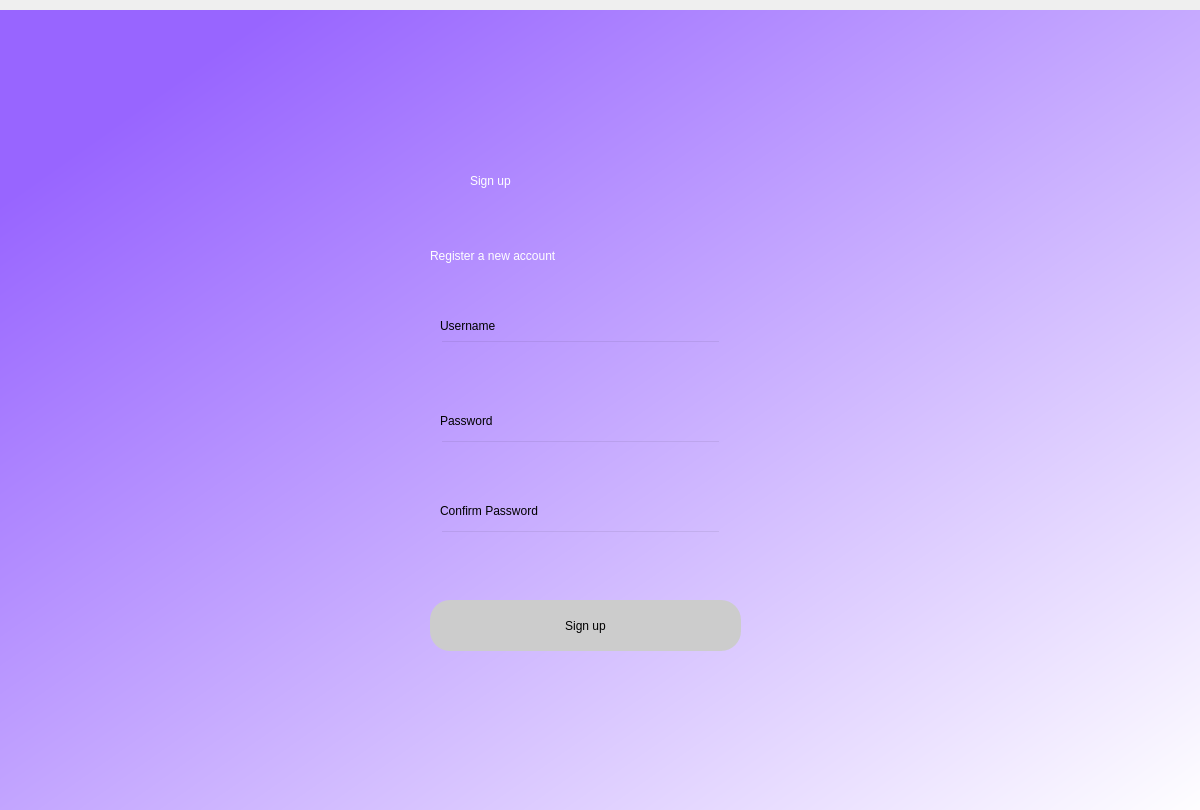
<?xml version="1.0" encoding="UTF-8"?>
<ui version="4.0">
 <class>Dialog</class>
 <widget class="QDialog" name="Dialog">
  <property name="geometry">
   <rect>
    <x>0</x>
    <y>0</y>
    <width>1200</width>
    <height>810</height>
   </rect>
  </property>
  <property name="windowTitle">
   <string>Dialog</string>
  </property>
  <widget class="QWidget" name="bgwidget" native="true">
   <property name="geometry">
    <rect>
     <x>0</x>
     <y>10</y>
     <width>1200</width>
     <height>811</height>
    </rect>
   </property>
   <property name="styleSheet">
    <string notr="true">QWidget#bgwidget{
background-color:qlineargradient(spread:pad, x1:0.093, y1:0.141636, x2:0.995, y2:1, stop:0 rgba(152, 101, 255, 255), stop:1 rgba(255, 255, 255, 255));}</string>
   </property>
   <widget class="QLabel" name="label">
    <property name="geometry">
     <rect>
      <x>470</x>
      <y>120</y>
      <width>211</width>
      <height>101</height>
     </rect>
    </property>
    <property name="styleSheet">
     <string notr="true">font: 36pt &quot;MS Shell Dlg 2&quot;; color:rgb(255, 255, 255)</string>
    </property>
    <property name="text">
     <string>Sign up</string>
    </property>
   </widget>
   <widget class="QLabel" name="label_2">
    <property name="geometry">
     <rect>
      <x>430</x>
      <y>220</y>
      <width>291</width>
      <height>51</height>
     </rect>
    </property>
    <property name="styleSheet">
     <string notr="true">font: 16pt &quot;MS Shell Dlg 2&quot;;color:rgb(255, 255, 255)</string>
    </property>
    <property name="text">
     <string>Register a new account</string>
    </property>
   </widget>
   <widget class="QPushButton" name="signup">
    <property name="geometry">
     <rect>
      <x>430</x>
      <y>590</y>
      <width>311</width>
      <height>51</height>
     </rect>
    </property>
    <property name="styleSheet">
     <string notr="true">border-radius:20px;
background-color: rgb(204, 204, 204);
font: 14pt &quot;MS Shell Dlg 2&quot;;

</string>
    </property>
    <property name="text">
     <string>Sign up</string>
    </property>
   </widget>
   <widget class="QLineEdit" name="emailfield">
    <property name="geometry">
     <rect>
      <x>440</x>
      <y>330</y>
      <width>281</width>
      <height>41</height>
     </rect>
    </property>
    <property name="styleSheet">
     <string notr="true">background-color:rgba(0,0,0,0);
font: 12pt &quot;MS Shell Dlg 2&quot;;</string>
    </property>
   </widget>
   <widget class="QLineEdit" name="passwordfield">
    <property name="geometry">
     <rect>
      <x>440</x>
      <y>430</y>
      <width>281</width>
      <height>41</height>
     </rect>
    </property>
    <property name="styleSheet">
     <string notr="true">background-color:rgba(0,0,0,0);
font: 12pt &quot;MS Shell Dlg 2&quot;;</string>
    </property>
   </widget>
   <widget class="QLabel" name="label_3">
    <property name="geometry">
     <rect>
      <x>440</x>
      <y>300</y>
      <width>101</width>
      <height>31</height>
     </rect>
    </property>
    <property name="styleSheet">
     <string notr="true">font: 10pt &quot;MS Shell Dlg 2&quot;;</string>
    </property>
    <property name="text">
     <string>Username</string>
    </property>
   </widget>
   <widget class="QLabel" name="label_4">
    <property name="geometry">
     <rect>
      <x>440</x>
      <y>400</y>
      <width>101</width>
      <height>21</height>
     </rect>
    </property>
    <property name="styleSheet">
     <string notr="true">font: 10pt &quot;MS Shell Dlg 2&quot;;</string>
    </property>
    <property name="text">
     <string>Password</string>
    </property>
   </widget>
   <widget class="QLabel" name="error">
    <property name="geometry">
     <rect>
      <x>440</x>
      <y>560</y>
      <width>271</width>
      <height>21</height>
     </rect>
    </property>
    <property name="styleSheet">
     <string notr="true">font: 12pt &quot;MS Shell Dlg 2&quot;; color:red;</string>
    </property>
    <property name="text">
     <string/>
    </property>
   </widget>
   <widget class="QLineEdit" name="confirmpasswordfield">
    <property name="geometry">
     <rect>
      <x>440</x>
      <y>520</y>
      <width>281</width>
      <height>41</height>
     </rect>
    </property>
    <property name="styleSheet">
     <string notr="true">background-color:rgba(0,0,0,0);
font: 12pt &quot;MS Shell Dlg 2&quot;;</string>
    </property>
   </widget>
   <widget class="QLabel" name="label_5">
    <property name="geometry">
     <rect>
      <x>440</x>
      <y>490</y>
      <width>141</width>
      <height>21</height>
     </rect>
    </property>
    <property name="styleSheet">
     <string notr="true">font: 10pt &quot;MS Shell Dlg 2&quot;;</string>
    </property>
    <property name="text">
     <string>Confirm Password</string>
    </property>
   </widget>
  </widget>
 </widget>
 <resources/>
 <connections/>
</ui>
